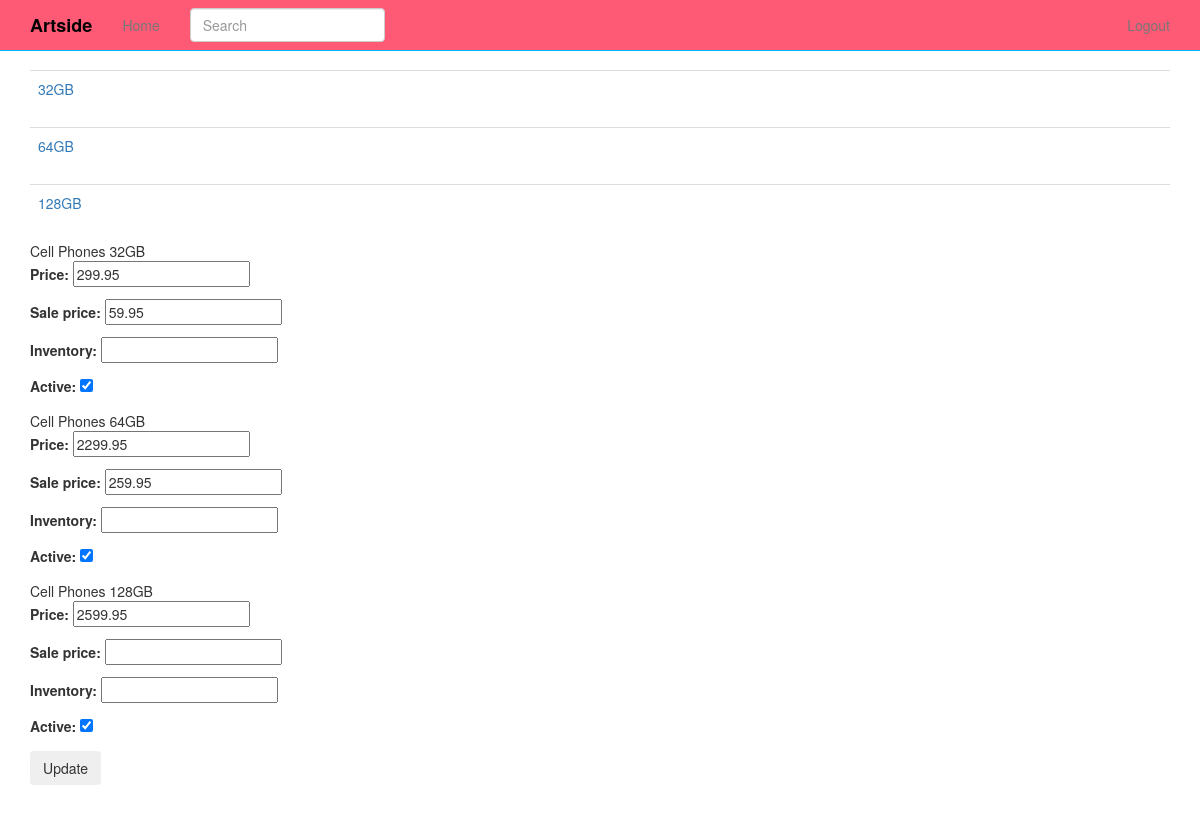
Page /products/1/inventory/ (signed in) on the earlier database version.
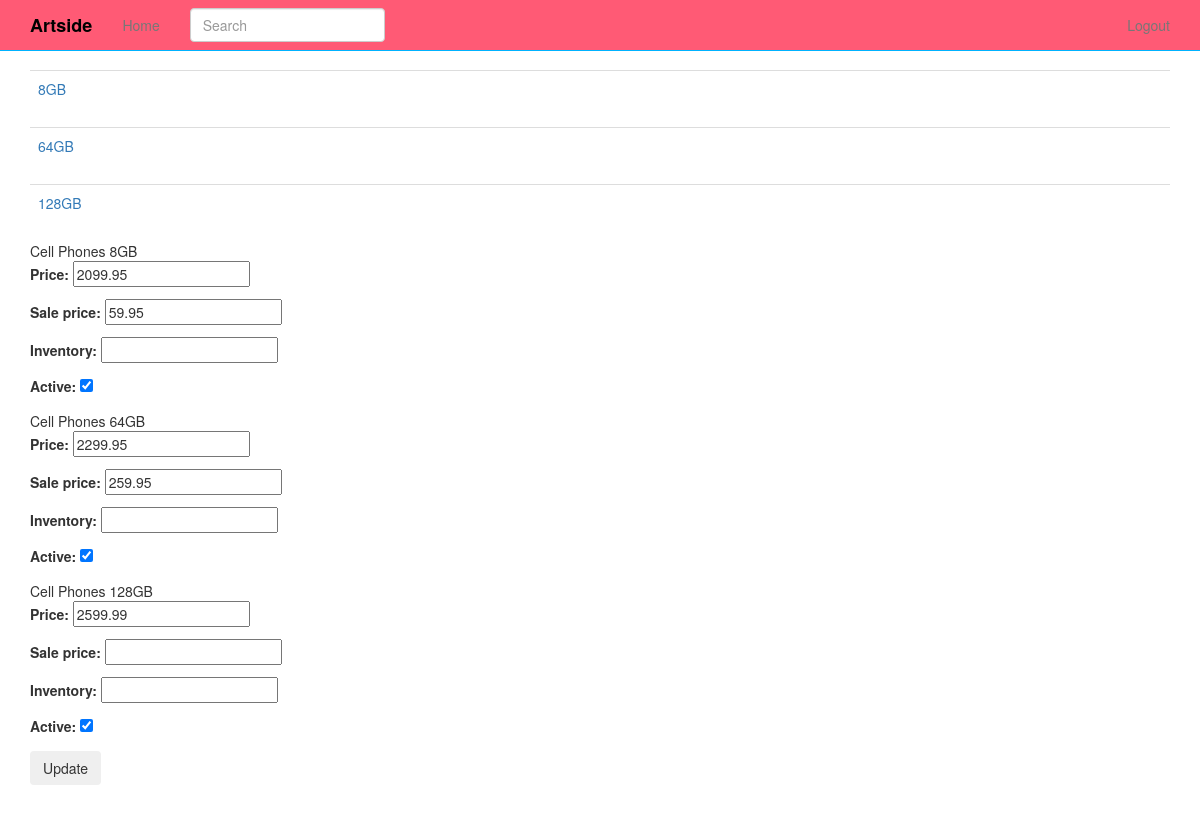
Same page on the later database version.
### products/models.py (models this page shows, shortened)
class Variation(models.Model):
	product = models.ForeignKey(Product)
	title = models.CharField(max_length=120)
	price = models.DecimalField(decimal_places=2, max_digits=20)
	sale_price = models.DecimalField(decimal_places=2, max_digits=20, null=True, blank=True)
	active = models.BooleanField(default=True)
	inventory = models.IntegerField(null=True, blank=True) #default == none means unlimited inventory
	def get_absolute_url(self):
		return self.product.get_absolute_url()

class Product(models.Model):
	title = models.CharField(max_length=120)
	description = models.TextField(blank=True, null=True)
	price = models.DecimalField(decimal_places=2, max_digits=20)
	active = models.BooleanField(default=True)
	categories = models.ManyToManyField('Category', blank=True)
	default = models.ForeignKey('Category', related_name='default_category', null=True, blank=True)
	objects = ProductManager()
	def get_absolute_url(self):
		return reverse("product_detail", kwargs={"pk":self.pk})

### products/views.py (the view, shortened to what this page needs)
# urls.py: url(r'^(?P<pk>\d+)/inventory/$', VariationListView.as_view(), name='product_inventory'),
class VariationListView(StaffRequiredmixin, ListView):
	model = Variation
	def get_context_data(self, *args, **kwargs):
		context = super(VariationListView, self).get_context_data(*args, **kwargs)
		context["formset"] = VariationInventoryFormSet(queryset=self.get_queryset())
		return context
	def get_queryset(self, *args, **kwargs):
		product_pk = self.kwargs.get("pk")
		if product_pk:
			product = get_object_or_404(Product, pk=product_pk)
			queryset = Variation.objects.filter(product=product)
		return queryset

### products/mixins.py (called while the page is built)
	@method_decorator(login_required)
	def dispatch(self, request, *args, **kwargs):
		if request.user.is_staff:
			return super(StaffRequiredmixin, self).dispatch(request, *args, **kwargs)
		else:
			raise Http404

### products/models.py (called while the page is built)
	def active(self):
		return self.filter(active=True)

	def get_queryset(self):
		return ProductQuerySet(self.model, using=self._db)

	def all(self, *args, **kwargs):
		return self.get_queryset().active()

### products/templates/products/variation_list.html (shortened to what this page needs)
{% extends "base.html" %}
{% block content %}
{% for object in object_list %}
<table class="table">
	<tr>
		<td><a href="{{ object.get_absolute_url }}">{{ object.title }}</a></td>
	</tr>
{% endfor %}
</table>
<form action="" method="POST">
	{% for form in formset %}
		{{ form.instance.product.title }}
		{{ form.instance.title }}
		{{ form.as_p }}
	{% endfor %}
	<input type="submit" value="Update" class="btn"/>
</form>
{% endblock %}

### templates/base.html (shortened to what this page needs)
{% load staticfiles %}
<!DOCTYPE html>
<html lang="en">
  <head>
    {% include 'head_css.html' %}
  </head>
  <body>
  {% include 'navbar.html' %}
    <div class="container">
            {% block content %}
            {% endblock %}
    </div>
  </body>
</html>

### templates/head_css.html
{% load staticfiles %}
    <link rel="stylesheet" href="//maxcdn.bootstrapcdn.com/font-awesome/4.3.0/css/font-awesome.min.css">
    <link href="{% static 'css/bootstrap.min.css' %}" rel="stylesheet">
    <link href="{% static 'css/navbar-static-top.css' %}" rel="stylesheet">
     <link href="{% static 'css/custom.css' %}" rel="stylesheet">

### templates/navbar.html (shortened to what this page needs)
   {% load staticfiles %}
    <nav class="navbar navbar-default navbar-static-top">
      <div class="container">
        <div class="navbar-header">
          <a class="navbar-brand" href="{% url 'home' %}">Artside</a>
        </div>
        <div id="navbar" class="navbar-collapse collapse">
          <ul class="nav navbar-nav">
            <li><a href="{% url 'home' %}">Home</a></li>
            <form action="{% url "products" %}" method="GET" class="navbar-form navbar-left">
              <div class="form-group">
                <input type="text" class="form-control" placeholder="Search" name="q">
              </div>
            </form>
          </ul>
          <ul class="nav navbar-nav navbar-right">
          {% if request.user.is_authenticated %}
            <li><a href="{% url 'auth_logout' %}">Logout</a></li>
            {% else %}
            <li><a href="{% url 'registration_register' %}">Register</a></li>
            {% endif %}
          </ul>
        </div>
      </div>
    </nav>

### templates/javascript.html (shortened to what this page needs)
{% load staticfiles %}

### static_in_pro/our_static/css/navbar-static-top.css (style rules this page uses)
body { min-height: 1000px; }
.navbar-static-top { margin-bottom: 19px; background-color: #FF5A75; border-color: #00B2FF; }
.navbar-default .navbar-brand { color: #000; font-weight: 900; }

Differences in the rows shown:
changed Variation (number 1 of 3 on the later page): title "32GB" → "8GB"
Other differences:
form field as_p: "2599.95" → "2599.99"
new list line: "Cell Phones 8GB"
new list line: "Price: Sale price: Inventory: Active: 2099.95 59.95  ☑"
list line gone: "Cell Phones 32GB"
list line gone: "Price: Sale price: Inventory: Active: 299.95 59.95  ☑"
